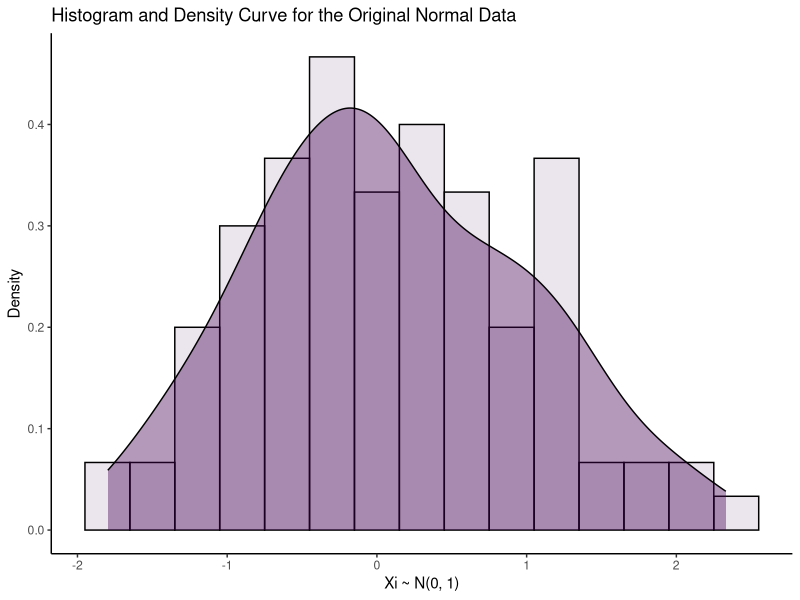
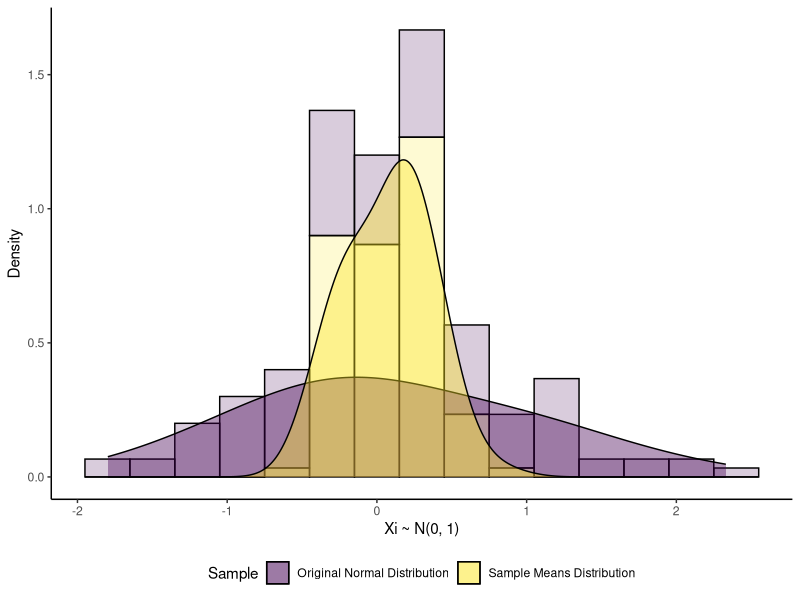
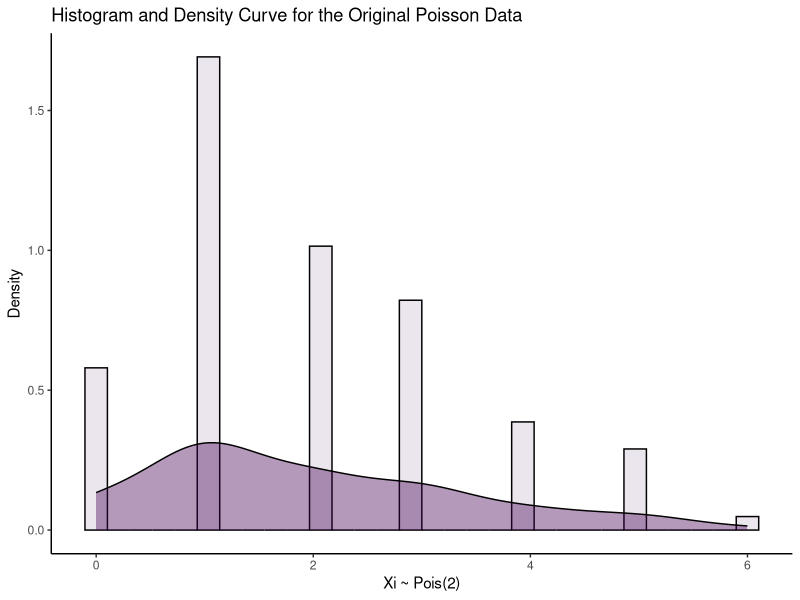
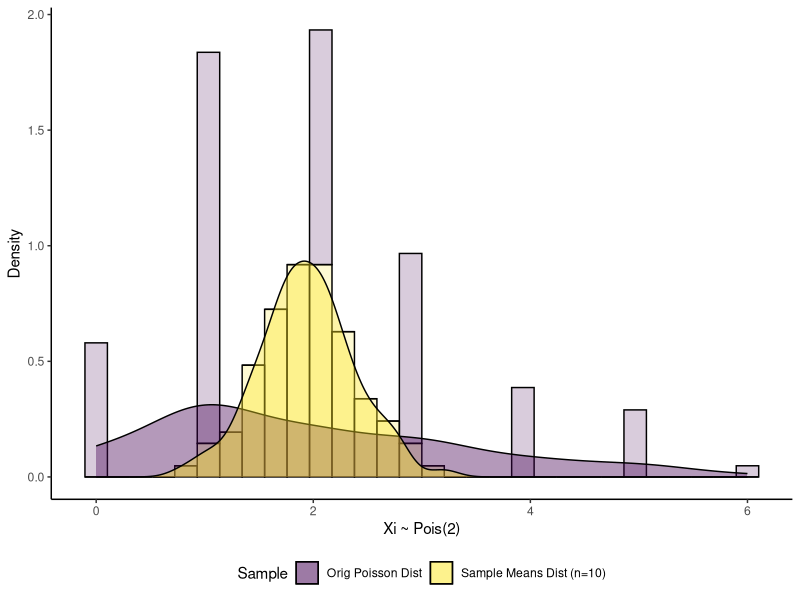
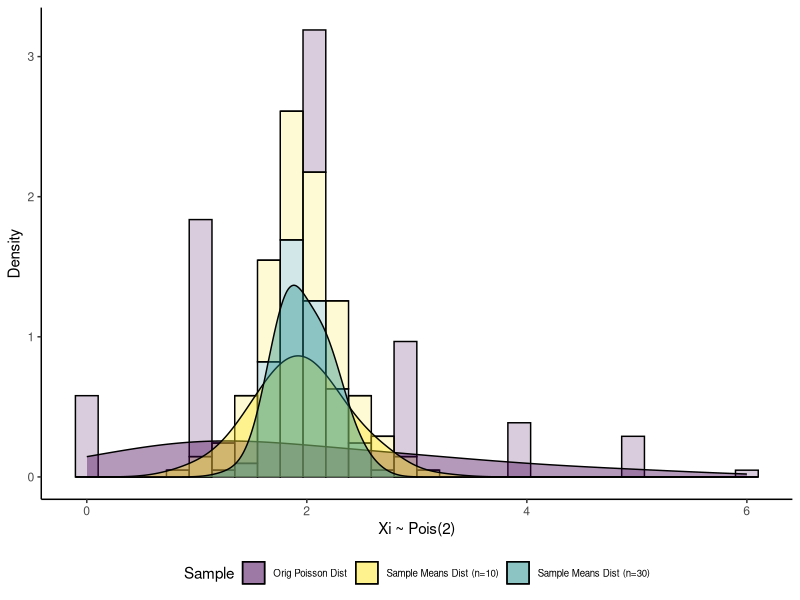
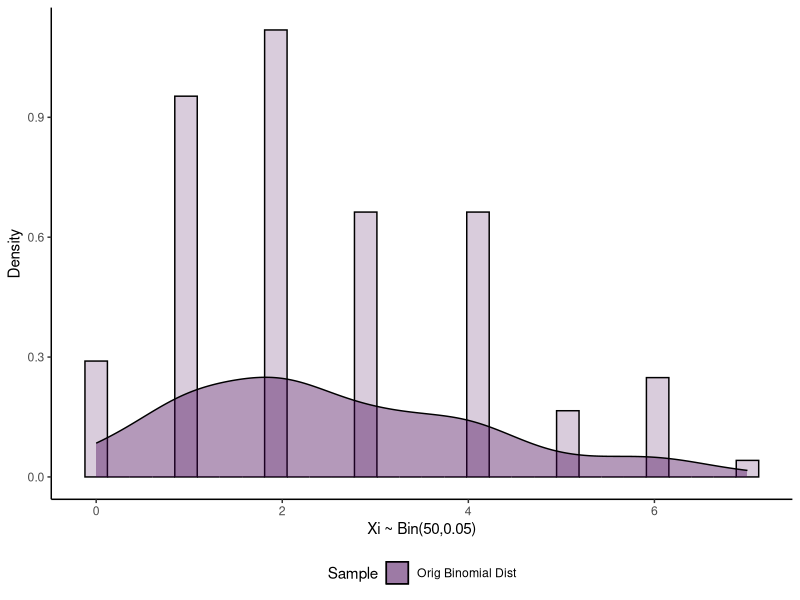
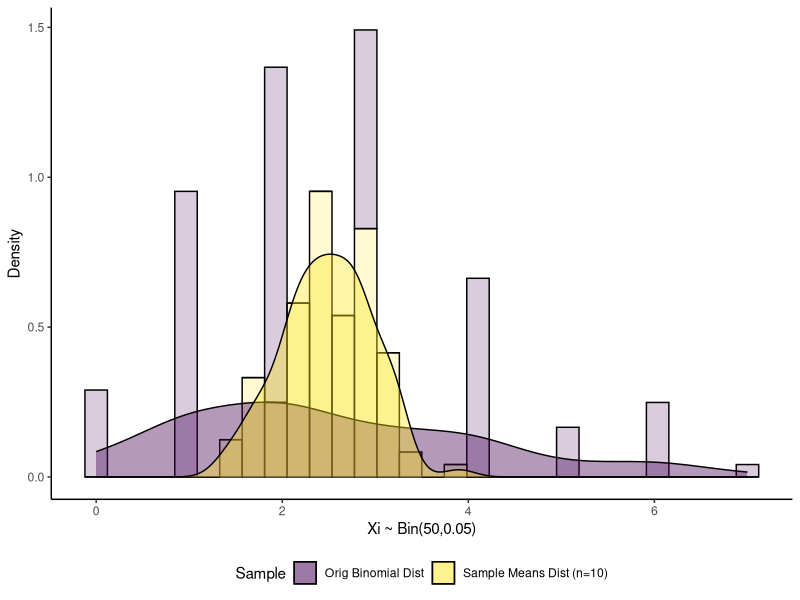
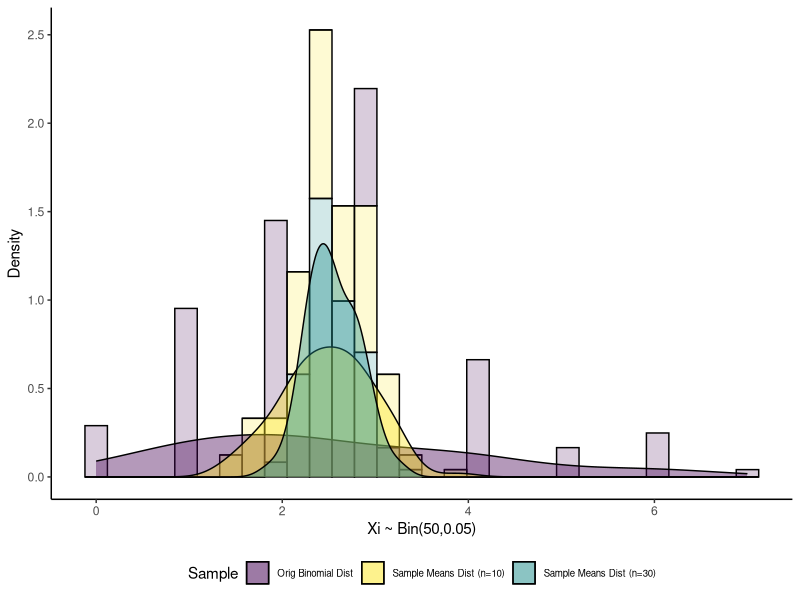

These charts were generated, in order, by the following R code:
## ---- chunk 1
library(tidyverse)
## ---- chunk 2
# Define distribution parameters
mu = 0
sigma2 = 1
N = 100

# Random sample data frame
set.seed(4)
norm.df = tibble(
  sample = rnorm(N, mu, sigma2),
  id     = "Original Normal Distribution"
)

# Visualize
norm.df %>%
  ggplot(aes(x = sample, y = ..density.., fill = id)) +
  geom_histogram(binwidth = 0.3, colour = "black", alpha = 0.1) +
  geom_density(alpha = 0.4) +
  labs(
    x = sprintf("Xi ~ N(%i, %i)", mu, sigma2),
    y = "Density",
    title = "Histogram and Density Curve for the Original Normal Data") +
  scale_fill_viridis_d("") +
  theme_classic() +
  theme(legend.position = "none")

## ---- chunk 3
# define parameters
n.sample = 100
n = 10

# Sample indices
sample.indices = list()
for (i in 1:n.sample) {
  sample.indices[[i]] <- sample(1:N, n, replace = TRUE) 
}

# Take the mean of each sample and attach to original data frame
norm.df = bind_rows(norm.df,
                     tibble(
                       sample = map_dbl(.x = sample.indices, ~ mean(norm.df$sample[.x])),
                       id = "Sample Means Distribution")
                    )

# Visualize
norm.df %>%
  ggplot(aes(x = sample, y = ..density.., fill = id)) +
  geom_histogram(binwidth = 0.3, colour = "black", alpha = 0.2) +
  geom_density(alpha = 0.4, adjust = 1.6) +
  labs(
    x = sprintf("Xi ~ N(%i, %i)", mu, sigma2),
    y = "Density") +
  scale_fill_viridis_d("Sample") +
  theme_classic() +
  theme(legend.position = "bottom")

## ---- chunk 4
# define parameters
N = 100
lambda = 2

# Random sample data frame
set.seed(2)
pois.df = tibble(
  sample = rpois(N, lambda),
  id     = "Orig Poisson Dist"
)

# Visualize
pois.df %>%
  ggplot(aes(x = sample, y = ..density.., fill = id)) +
  geom_histogram(bins = 30, colour = "black", alpha = 0.1) +
  geom_density(alpha = 0.4) +
  labs(
    x = sprintf("Xi ~ Pois(2)"),
    y = "Density",
    title = "Histogram and Density Curve for the Original Poisson Data") +
  scale_fill_viridis_d("") +
  theme_classic() +
  theme(legend.position = "none")

## ---- chunk 5
# define n's
n.sample = 100
n = 10

# Sample indices
sample.indices = list()
for (i in 1:n.sample) {
  sample.indices[[i]] <- sample(1:N, n, replace = TRUE) 
}

# Take the mean of each sample and attach to original data frame
pois.df = bind_rows(pois.df,
                     tibble(
                     sample = map_dbl(.x = sample.indices, ~ mean(pois.df$sample[.x])),
                       id = "Sample Means Dist (n=10)")
                    )

# Visualize
pois.df %>%
  ggplot(aes(x = sample, y = ..density.., fill = id)) +
  geom_histogram(bins=30, colour = "black", alpha = 0.2) +
  geom_density(alpha = 0.4) +
  labs(
    x = sprintf("Xi ~ Pois(2)"),
    y = "Density") +
  scale_fill_viridis_d("Sample") +
  theme_classic() +
  theme(legend.position = "bottom")

## ---- chunk 6
# define n's
n.sample = 100
n = 30

# Sample indices
sample.indices = list()
for (i in 1:n.sample) {
  
  sample.indices[[i]] <- sample(1:N, n, replace = TRUE) 
  
}

# Take the mean of each sample and attach to original data frame
pois.df = bind_rows(pois.df,
                     tibble(
                     sample = map_dbl(.x = sample.indices, ~ mean(pois.df$sample[.x])),
                       id = "Sample Means Dist (n=30)")
                    )

poisson_cols <- c(
  "Orig Poisson Dist" = "#440154FF",
  "Sample Means Dist (n=10)" = "#FDE725FF",
  "Sample Means Dist (n=30)" = "#21908CFF"
)

# Visualize
pois.df %>%
  ggplot(aes(x = sample, y = ..density.., fill = id)) +
  geom_histogram(bins=30, colour = "black", alpha = 0.2) +
  geom_density(alpha = 0.4, adjust = 1.6) +
  labs(
    x = sprintf("Xi ~ Pois(2)"),
    y = "Density") +
  scale_fill_manual(values = poisson_cols, name = "Sample") +
  theme_classic() +
  theme(legend.position = "bottom",
        legend.text = element_text(size = 7))

## ---- chunk 7
# define parameters
N = 100
nbin = 50
p = 0.05

# Random sample data frame
set.seed(2)
bin.df = tibble(
  sample = rbinom(N, nbin, p),
  id = "Orig Binomial Dist"
)

bin.df %>%
  ggplot(aes(x = sample, y = ..density.., fill = id)) +
  geom_histogram(bins=30, colour = "black", alpha = 0.2) +
  geom_density(alpha = 0.4) +
  labs(
    x = sprintf("Xi ~ Bin(50,0.05)"),
    y = "Density") +
  scale_fill_viridis_d("Sample") +
  theme_classic() +
  theme(legend.position = "bottom")
## ---- chunk 8
# define n's
n.sample = 100
n = 10

# Sample indices
sample.indices = list()
for (i in 1:n.sample) {
  
  sample.indices[[i]] <- sample(1:N, n, replace = TRUE) 
  
}

# Take the mean of each sample and attach to original data frame
bin.df = bind_rows(bin.df,
                     tibble(
                     sample = map_dbl(.x = sample.indices, ~ mean(bin.df$sample[.x])),
                       id = "Sample Means Dist (n=10)")
                    )

# Visualize
bin.df %>%
  ggplot(aes(x = sample, y = ..density.., fill = id)) +
  geom_histogram(bins=30, colour = "black", alpha = 0.2) +
  geom_density(alpha = 0.4) +
  labs(
    x = sprintf("Xi ~ Bin(50,0.05)"),
    y = "Density") +
  scale_fill_viridis_d("Sample") +
  theme_classic() +
  theme(legend.position = "bottom")

## ---- chunk 9
# define n's
n.sample = 100
n = 30

# Sample indices
sample.indices = list()
for (i in 1:n.sample) {
  
  sample.indices[[i]] <- sample(1:N, n, replace = TRUE) 
  
}

# Take the mean of each sample and attach to original data frame
bin.df = bind_rows(bin.df,
                     tibble(
                     sample = map_dbl(.x = sample.indices, ~ mean(bin.df$sample[.x])),
                       id = "Sample Means Dist (n=30)")
                    )


binomial_cols <- c(
  "Orig Binomial Dist" = "#440154FF",
  "Sample Means Dist (n=10)" = "#FDE725FF",
  "Sample Means Dist (n=30)" = "#21908CFF"
)


# Visualize
bin.df %>%
  ggplot(aes(x = sample, y = ..density.., fill = id)) +
  geom_histogram(bins=30, colour = "black", alpha = 0.2) +
  geom_density(alpha = 0.4, adjust = 1.2) +
  labs(
    x = sprintf("Xi ~ Bin(50,0.05)"),
    y = "Density") +
  scale_fill_manual(values = binomial_cols, name = "Sample") +  
  theme_classic() +
  theme(legend.position = "bottom",
        legend.text = element_text(size = 7)) 
